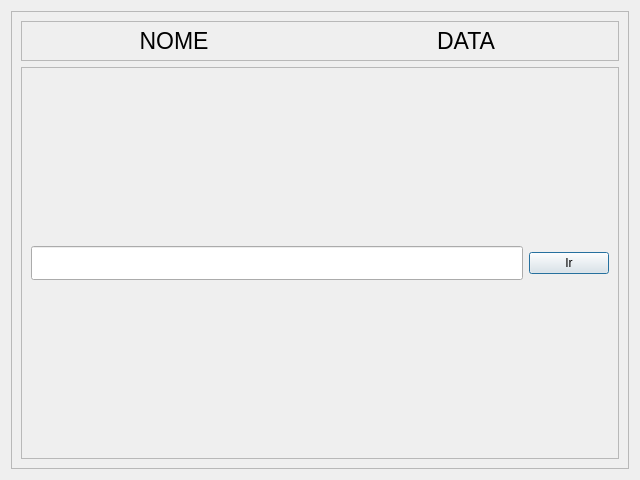
<?xml version="1.0" encoding="UTF-8"?>
<ui version="4.0">
 <class>Dialog</class>
 <widget class="QDialog" name="Dialog">
  <property name="geometry">
   <rect>
    <x>0</x>
    <y>0</y>
    <width>640</width>
    <height>480</height>
   </rect>
  </property>
  <property name="windowTitle">
   <string>Agenda</string>
  </property>
  <layout class="QGridLayout" name="gridLayout">
   <item row="0" column="0">
    <widget class="QFrame" name="frame">
     <property name="frameShape">
      <enum>QFrame::StyledPanel</enum>
     </property>
     <property name="frameShadow">
      <enum>QFrame::Raised</enum>
     </property>
     <layout class="QVBoxLayout" name="verticalLayout">
      <item>
       <widget class="QFrame" name="frame_2">
        <property name="minimumSize">
         <size>
          <width>0</width>
          <height>40</height>
         </size>
        </property>
        <property name="maximumSize">
         <size>
          <width>16777215</width>
          <height>40</height>
         </size>
        </property>
        <property name="frameShape">
         <enum>QFrame::StyledPanel</enum>
        </property>
        <property name="frameShadow">
         <enum>QFrame::Raised</enum>
        </property>
        <layout class="QHBoxLayout" name="horizontalLayout">
         <item>
          <widget class="QLabel" name="nomeAgendaL">
           <property name="font">
            <font>
             <pointsize>17</pointsize>
            </font>
           </property>
           <property name="text">
            <string>NOME</string>
           </property>
           <property name="alignment">
            <set>Qt::AlignCenter</set>
           </property>
          </widget>
         </item>
         <item>
          <widget class="QLabel" name="dataAgendaL">
           <property name="font">
            <font>
             <pointsize>17</pointsize>
            </font>
           </property>
           <property name="text">
            <string>DATA</string>
           </property>
           <property name="alignment">
            <set>Qt::AlignCenter</set>
           </property>
          </widget>
         </item>
        </layout>
       </widget>
      </item>
      <item>
       <widget class="QFrame" name="frame_3">
        <property name="frameShape">
         <enum>QFrame::StyledPanel</enum>
        </property>
        <property name="frameShadow">
         <enum>QFrame::Raised</enum>
        </property>
        <layout class="QGridLayout" name="gridLayout_2">
         <item row="0" column="0">
          <widget class="QLineEdit" name="nomeClienteC">
           <property name="font">
            <font>
             <pointsize>17</pointsize>
            </font>
           </property>
          </widget>
         </item>
         <item row="0" column="1">
          <widget class="QPushButton" name="clienteB">
           <property name="font">
            <font>
             <pointsize>9</pointsize>
            </font>
           </property>
           <property name="text">
            <string>Ir</string>
           </property>
          </widget>
         </item>
        </layout>
       </widget>
      </item>
     </layout>
    </widget>
   </item>
  </layout>
 </widget>
 <resources/>
 <connections/>
</ui>
